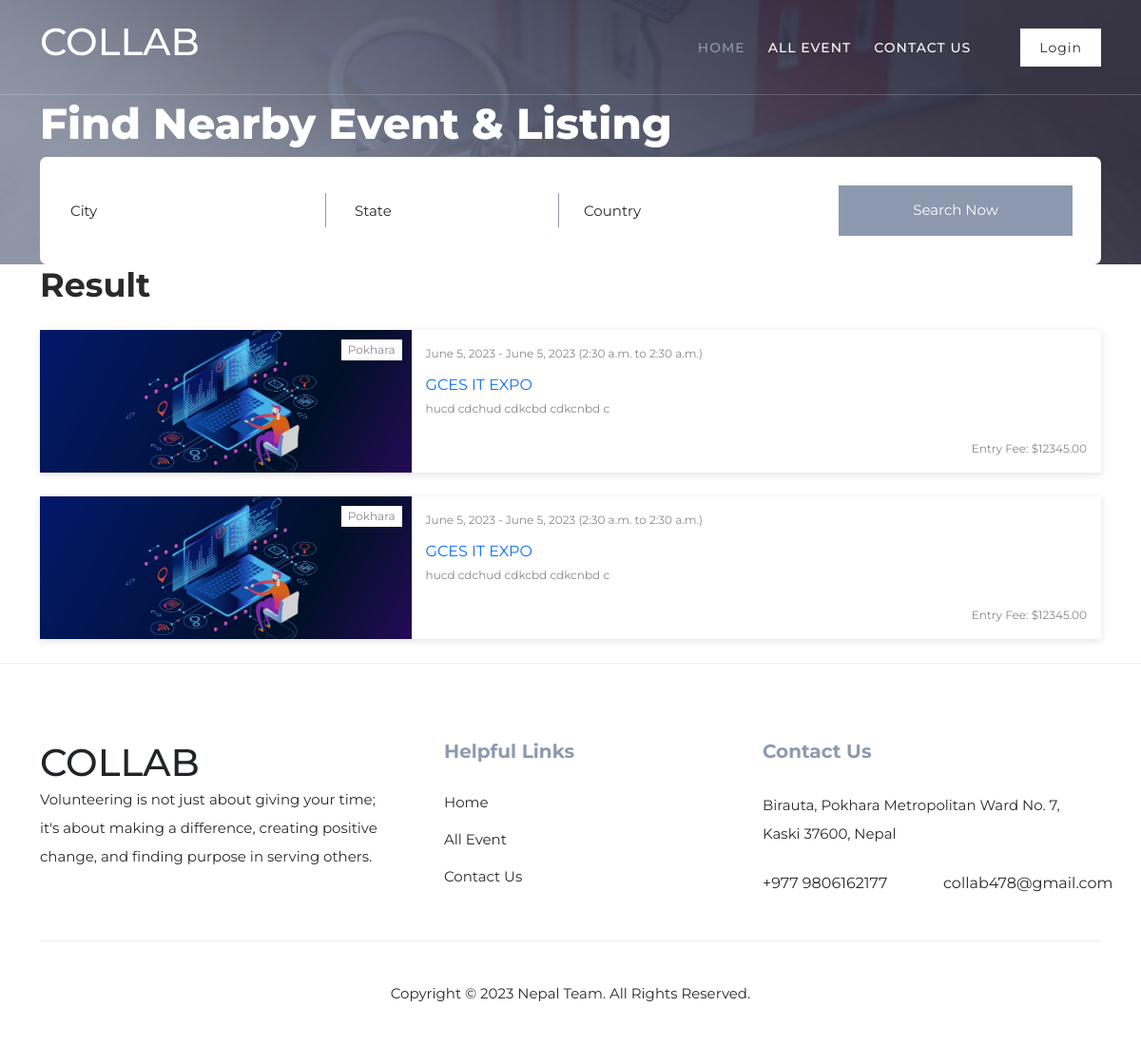
/event/list/, run on the app's committed database.
### events/models.py (models this page shows, shortened)
class Event(models.Model):
    title = models.CharField(max_length=100)
    description = models.TextField()
    start_date = models.DateField()
    end_date = models.DateField()
    city = models.CharField(max_length=100, null=True)
    state = models.CharField(max_length=100, null=True)
    country = models.CharField(max_length=100, null=True)
    address = models.CharField(max_length=100, null=True)
    start_time = models.TimeField(default=timezone.now())
    end_time = models.TimeField(default=timezone.now())
    created_by = models.ForeignKey(User, on_delete=models.SET_NULL, null=True)
    created_at = models.DateTimeField(auto_now_add=True)
    updated_at = models.DateTimeField(auto_now=True)
    image = models.ImageField(upload_to='event_images/', null=True, blank=True)
    max_volunteers = models.PositiveIntegerField()
    is_cancelled = models.BooleanField(default=False)
    is_active = models.BooleanField(default=True)
    price = models.DecimalField(max_digits=8, decimal_places=2)
    registration_start_date = models.DateTimeField()
    registration_end_date = models.DateTimeField()
    organizer_name = models.CharField(max_length=100)
    organizer_email = models.EmailField(max_length=254)
    organizer_phone = models.CharField(max_length=20)
    skills_required = TaggableManager()
    category_on = models.TextField()

### events/views.py (the view)
# urls.py: path('list/', EventListsView.as_view(), name='list'),
class EventListsView(ListView):
    model = Event
    template_name = 'event/search_result.html'
    context_object_name = 'results'
    def get_context_data(self, **kwargs):
        context = super().get_context_data(**kwargs)
        today = date.today()
        context['results'] = Event.objects.filter(start_date__gt=today, is_cancelled=False).order_by("-created_at")
        return context

### templates/event/search_result.html (shortened to what this page needs)
{% extends 'base/base.html' %}
{% load static %}
{% block content %}
  <div class="page-heading">
    <div class="container">
      <div class="row">
        <div class="col-lg-12">
          <div class="top-text header-text">
            <h2>Find Nearby Event &amp; Listing</h2>
          </div>
        </div>
        <div class="col-lg-12">
          <form id="search-form" action="/event/search/" method="get">
            <div class="row">
              <div class="col-lg-3 align-self-center">
                <fieldset>
                  <input type="text" name="city" class="" placeholder="City" autocomplete="on" />
                </fieldset>
              </div>
              <div class="col-lg-3 align-self-center">
                <fieldset>
                  <input type="text" name="state" class="searchText" placeholder="State" autocomplete="on" />
                </fieldset>
              </div>
              <div class="col-lg-3 align-self-center">
                <fieldset>
                  <input type="text" name="country" class="" placeholder="Country" autocomplete="on" />
                </fieldset>
              </div>
              <div class="col-lg-3">
                <fieldset>
                  <button type="submit">Search Now</button>
                </fieldset>
              </div>
            </div>
          </form>
        </div>
      </div>
    </div>
  </div>
  <div class="">
    <div class="container">
      <div class="row">
        <div class="col-lg-12">
          <div class="section-heading">
            <h2>Result</h2>
          </div>
        </div>
        <div class="col-lg-12">
          {% for event in results %}
            <div class="card-media">
              <div class="card-media-object-container">
                <a href="/event/event_detail/{{ event.id }}/"><div class="card-media-object" style="background-image: url({{ event.image.url }});"></div></a>
                <span class="card-media-object-tag subtle">{{ event.city }}</span>
              </div>
              <div class="card-media-body">
                <div class="card-media-body-top">
                  <span class="subtle">{{ event.start_date }} - {{ event.end_date }} ({{ event.start_time }} to {{ event.end_time }})</span>
                </div>
                <span class="card-media-body-heading"><a href="/event/event_detail/{{ event.id }}/">{{ event.title }}</a></span>
                <span class="subtle">{{ event.description }}</span>
                <div class="card-media-body-supporting-bottom">
                  <span class="card-media-body-supporting-bottom-text subtle u-float-right">
                    Entry Fee:{% if event.price < 0 %}
                       Free
                    {% else %}
                      ${{ event.price }}
                    {% endif %}
                  </span>
                </div>
              </div>
            </div>
            {% empty %}
            <h6>No result found</h6>
          {% endfor %}
        </div>
      </div>
    </div>
  </div>
{% endblock %}

### static/css/styles.css (style rules this page uses)
html, body, div, span, applet, object, iframe, h1, h2, h3, h4, h5, h6, p, blockquote, div pre, a, abbr, acronym, address, big, cite, code, del, dfn, em, font, img, ins, kbd, q, s, samp, small, strike, strong, sub, sup, tt, var, b, u, i, center, dl, dt, dd, ol, ul, li, figure, header, nav, section, article, aside, footer, figcaption { margin: 0; padding: 0; border: 0; outline: 0; }
* { box-sizing: border-box; }
html, body { font-family: 'Montserrat', sans-serif; font-weight: 400; background-color: #fff; -ms-text-size-adjust: 100%; -webkit-font-smoothing: antialiased; -moz-osx-font-smoothing: grayscale; }
a { text-decoration: none !important; }
h1, h2, h3, h4, h5, h6 { margin-top: 0px; margin-bottom: 0px; }
html, body { background: #fff; font-family: 'Montserrat', sans-serif; }
.section-heading h2 { font-size: 35px; margin-bottom: 25px; text-transform: capitalize; color: #2a2a2a; font-weight: 700; position: relative; z-index: 2; line-height: 44px; }
form#search-form { background-color: #fff; padding: 0px 0px 0px 30px; width: 100%; border-radius: 7px; display: inline-block; text-align: center; }
form#search-form select, form#search-form input { width: 100%; height: 36px; background-color: transparent; border: none; color: #2a2a2a; font-size: 15px; outline: none; }
form#search-form input.searchText { border-left: 1px solid #8d99af; border-right: 1px solid #8d99af; padding: 0px 30px; }
form#search-form input::placeholder { color: #2a2a2a; font-size: 15px; }
form#search-form button { width: 100%; height: 100%; background-color: #8d99af; border: none; padding: 15px; color: #fff; font-size: 15px; border-top-right-radius: 7px; border-bottom-right-radius: 7px; }
.page-heading { background-repeat: no-repeat; background-position: center center; background-size: cover; background-image: url(https://templatemo.com/templates/templatemo_564_plot_listing/assets/images/heading-bg.jpg); padding: 80px 0px 0px 0px; position: relative; overflow: hidden; }
.page-heading .top-text { text-align: left; }
.page-heading .top-text h2 { color: #fff; line-height: 70px; font-size: 45px; font-weight: 800; text-transform: capitalize; margin-top: 15px; }
@media (max-width: 1200px) { form#search-form { padding: 30px; } }
.u-float-right { float: right; }
.subtle { color: #888; font-size: 12px; }
.card-media { border-radius: 2px; box-shadow: 0 2px 8px rgba(0, 0, 0, .12); height: 150px; margin-bottom: 25px; transition: all 300ms ease-out; width: 100%; }
.card-media-object-container { background: none; float: left; height: 100%; width: 35%; position: relative; }
.card-media-object { background-position: center center; background-size: cover; height: 100%; }
.card-media-object:after { content: " "; display: block; height: 100%; left: 0; opacity: 0; position: absolute; right: 0; top: 0; transition: all 300ms ease-out; z-index: 10; }
.card-media-object-tag { background-color: #fff; border-radius: 2px; padding: 2px 7px; position: absolute; right: 10px; top: 10px; }
.card-media-body { background-color: #fff; float: left; height: 100%; padding: 12px 15px; position: relative; width: 65%; }
.card-media-body-top { display: block; }
.card-media-body-heading { display: block; margin-top: 10px; }
.card-media-body-supporting-bottom { position: absolute; bottom: 10px; left: 0; opacity: 1; padding: 0 15px; transition: all 300ms ease-out; width: 100%; }
.card-media-body-supporting-bottom-text { display: inline-block; }
a, button, code, div, img, input, label, li, p, pre, select, span, svg, table, td, textarea, th, ul { -webkit-border-radius: 0 !important; -moz-border-radius: 0 !important; border-radius: 0 !important; }
.page-heading { background-repeat: no-repeat; background-position: center center; background-size: cover; background-image: url(/static/images/heading-bg.jpg); padding: 80px 0px 0px 0px; position: relative; overflow: hidden; }

### data on the page
Event: image (picture), start_date "June 5, 2023", end_date "June 5, 2023", start_time "2:30 a.m.", end_time "2:30 a.m.", title "GCES IT EXPO", description "hucd cdchud cdkcbd cdkcnbd c", price "12345.00"
Event: image (picture), start_date "June 5, 2023", end_date "June 5, 2023", start_time "2:30 a.m.", end_time "2:30 a.m.", title "GCES IT EXPO", description "hucd cdchud cdkcbd cdkcnbd c", price "12345.00"
